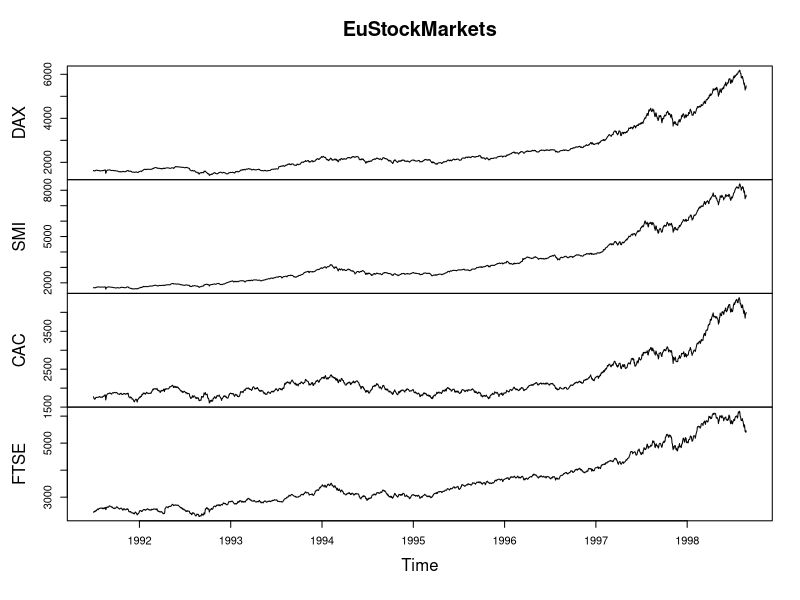
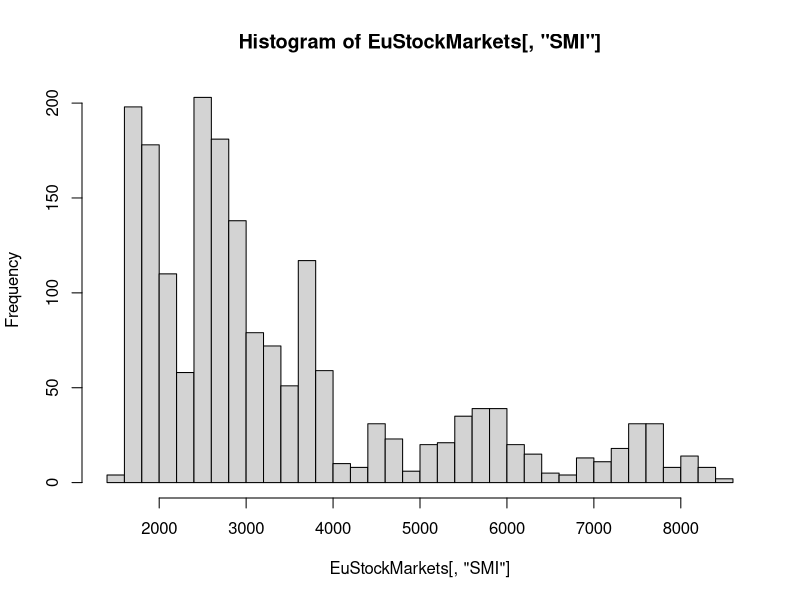
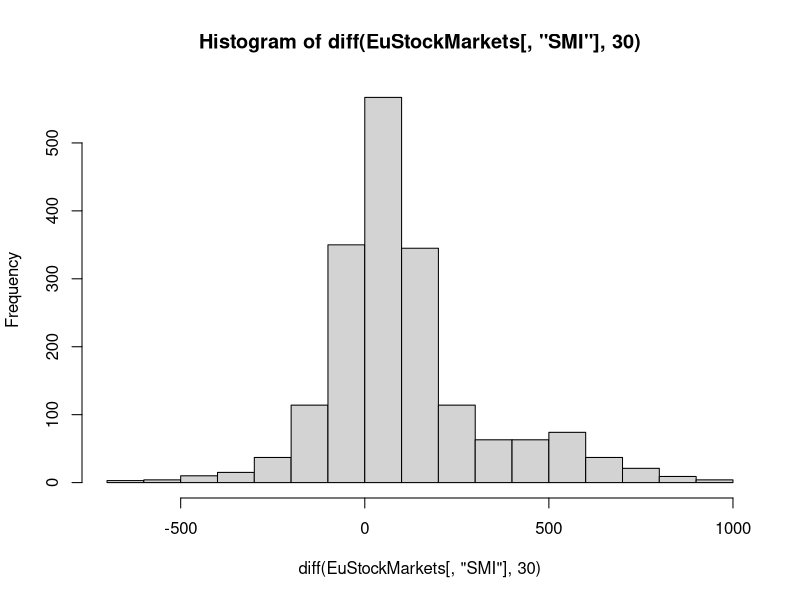
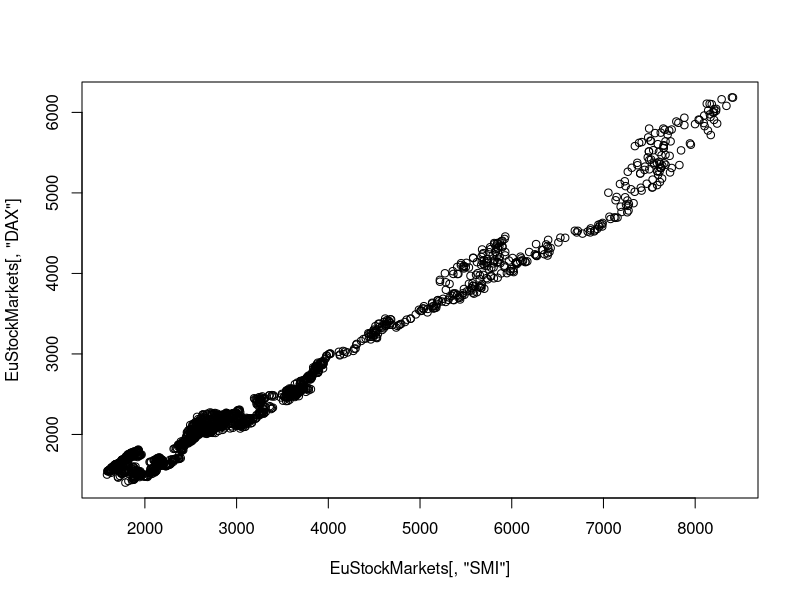
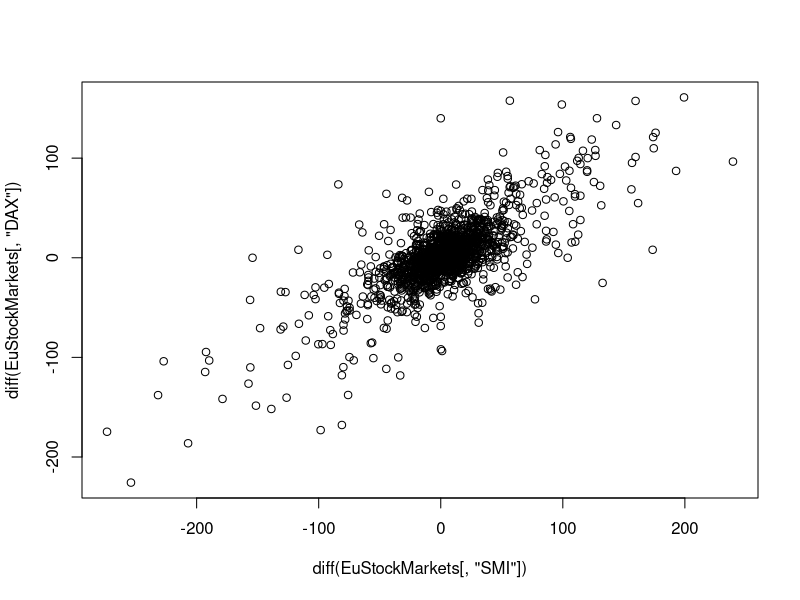

Write the R code that produced these figures, in order.
# timeseries_eda.r

# load packages
library(tidyverse)

# exlpore a typical time series in R:
# EuStockMarkets
head(EuStockMarkets)
plot(EuStockMarkets)

# a multiple time series object
class(EuStockMarkets)


# ts objects also have a few convenience functions:
frequency(EuStockMarkets)

# start and end to find the first and last time
# represented in the series
start(EuStockMarkets)
end(EuStockMarkets)

# window to take a temporal selection of the data
window(EuStockMarkets, start = 1997, end = 1998)

# There are pluses and minuses to the ts class. As mentioned earlier,ts and its deriva‐
# tive classes are used in many time series packages. Also, automatic setup of plotting
# parameters can be helpful. However, indexing can sometimes be tricky, and the
# process of accessing subsections of data with window can feel cumbersome over time.


#
# -------------------------------- HISTOGRAMS --------------------------------
#
# We’d like to, for example, take a histogram of the data, just as with
# most exploratory data analysis. We add a wrinkle by also taking a histogram of the
# differenced data because we want to use our time axis
hist(EuStockMarkets[, "SMI"], 30)
hist(diff(EuStockMarkets[, "SMI"], 30))

#  The histogram of the untransformed data (top) is extremely wide and does
# not show a normal distribution. This is to be expected given that the underlying data
# has a trend. We difference the data to remove the trend, and this transforms the data to
# a more normally shaped distribution (bottom).

# In a time series context, a hist() of the difference of the data is often more interest‐
# ing than a hist() of the untransformed data. After all, in a time series context, often
# (and particularly in finance) what is most interesting is how a value changes from one
# measurement to the next rather than the value’s actual measurement. This is particu‐
# larly true for plotting, because taking the histogram of data with a trend in it does not
# produce a very informative visualization.


#
# -------------------------------- SCATTER PLOTS --------------------------------
#
# The traditional method of using scatter plots is just as useful for time series data as it
# is for other kinds of data. We can use scatter plots to determine both how two stocks
# are linked at a specific time and how their price shifts are related over time
plot(EuStockMarkets[, "SMI"], EuStockMarkets[, "DAX"])
plot(diff(EuStockMarkets[, "SMI"]), diff(EuStockMarkets[, "DAX"]))

# The values of two different stocks over time
# The values of the daily changes in these two stocks over time (via differencing)
# with R’s diff() function


